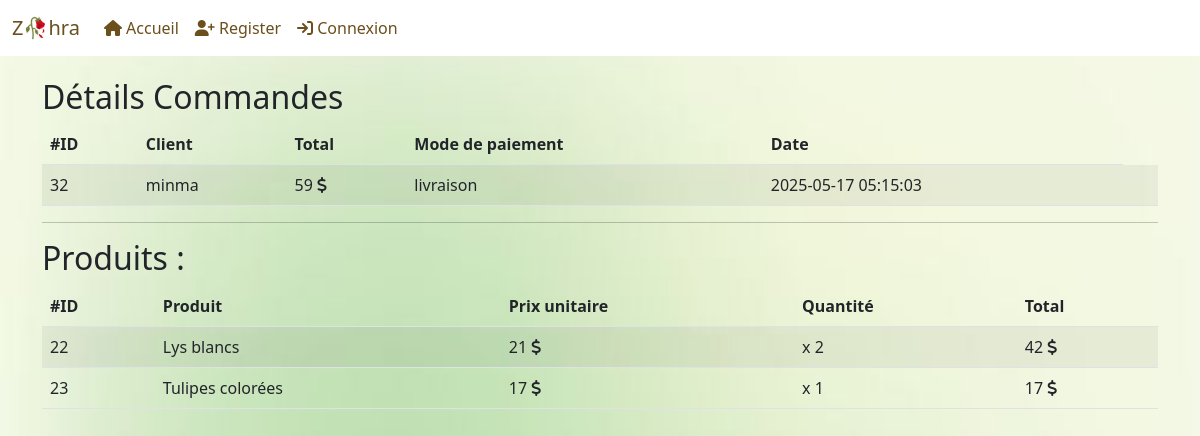
/details.php?id=32, run on the app's committed database.
### tables this page shows
CREATE TABLE `commande` (
  `id` int(11) NOT NULL,
  `id_client` int(11) NOT NULL,
  `total` decimal(10,0) NOT NULL,
  `valide` int(11) NOT NULL DEFAULT 0,
  `date_creation` datetime NOT NULL DEFAULT current_timestamp(),
  `mode_paiement` varchar(50) NOT NULL DEFAULT 'livraison'
);

CREATE TABLE `utilisateur` (
  `id` int(11) NOT NULL,
  `login` varchar(100) NOT NULL,
  `password` varchar(150) NOT NULL,
  `email` varchar(255) NOT NULL,
  `phone` varchar(11) NOT NULL,
  `date_creation` date NOT NULL
);

CREATE TABLE `ligne_commande` (
  `id` int(11) NOT NULL,
  `id_produit` int(11) NOT NULL,
  `id_commande` int(11) NOT NULL,
  `prix` decimal(10,0) NOT NULL,
  `quantite` int(11) NOT NULL,
  `total` decimal(10,0) NOT NULL
);

CREATE TABLE `produit` (
  `id` int(11) NOT NULL,
  `libelle` varchar(100) NOT NULL,
  `prix` decimal(10,0) NOT NULL,
  `discount` int(11) NOT NULL,
  `id_categorie` int(11) NOT NULL,
  `date_creation` datetime NOT NULL,
  `description` varchar(255) NOT NULL,
  `image` varchar(150) NOT NULL
);

### details.php (the view, shortened to what this page needs)
<?php
require_once 'include/database.php';
$idCommande = $_GET['id'];
$sqlState = $pdo->prepare('SELECT commande.*,utilisateur.login as "login" FROM commande
            INNER JOIN utilisateur ON commande.id_client = utilisateur.id
                                               WHERE commande.id = ?
                                               ORDER BY commande.date_creation DESC');
$sqlState->execute([$idCommande]);
$commande = $sqlState->fetch(PDO::FETCH_ASSOC);
?>
<!doctype html>
<html lang="en">
<head>
    <?php include 'include/head.php' ?>
</head>
<body>
<?php include 'include/nav.php' ?>
<div class="container py-2">
    <h2>Détails Commandes</h2>
    <table class="table table-striped table-hover">
        <thead>
        <tr>
            <th>#ID</th>
            <th>Client</th>
            <th>Total</th>
            <th>Mode de paiement</th>
            <th>Date</th>
        </tr>
        </thead>
        <tbody>
        <?php
        $sqlStateLigneCommandes = $pdo->prepare('SELECT ligne_commande.*,produit.libelle,produit.image from ligne_commande
                                                        INNER JOIN produit ON ligne_commande.id_produit = produit.id
                                                        WHERE id_commande = ?
                                                        ');
        $sqlStateLigneCommandes->execute([$idCommande]);
        $lignesCommandes = $sqlStateLigneCommandes->fetchAll(PDO::FETCH_OBJ);
        ?>
        <tr>
            <td><?php echo $commande['id'] ?></td>
            <td><?php echo $commande['login'] ?></td>
            <td><?php echo $commande['total'] ?> <i class="fa fa-solid fa-dollar"></i></td>
            <td><?php echo htmlspecialchars($commande['mode_paiement']) ?></td>
            <td><?php echo $commande['date_creation'] ?></td>
            <td>
            </td>
        </tr>
        </tbody>
    </table>
    <hr>
    <h2>Produits : </h2>
    <table class="table table-striped table-hover">
        <thead>
        <tr>
            <th>#ID</th>
            <th>Produit</th>
            <th>Prix unitaire</th>
            <th>Quantité</th>
            <th>Total</th>
        </tr>
        </thead>
        <tbody>
        <?php foreach ($lignesCommandes as $lignesCommande) : ?>
            <tr>
                <td><?php echo $lignesCommande->id ?></td>
                <td><?php echo $lignesCommande->libelle ?></td>
                <td><?php echo $lignesCommande->prix ?> <i class="fa fa-solid fa-dollar"></i></td>
                <td>x <?php echo $lignesCommande->quantite ?></td>
                <td><?php echo $lignesCommande->total ?> <i class="fa fa-solid fa-dollar"></i></td>
            </tr>
        <?php endforeach; ?>
        </tbody>
    </table>
</div>
</body>
</html>

### include/nav.php (style rules this page uses)
body { padding-top: 70px; background-image: url('images/grenii.jpg'); background-size: cover; background-position: center; background-repeat: no-repeat; background-attachment: fixed; background-color:rgba(251, 232, 246, 0.8); }

### data on the page
commande: id "32", utilisateur.login "minma", total "59", mode_paiement "livraison", date_creation "2025-05-17 05:15:03"
ligne_commande: id "22", id_produit.libelle "Lys blancs", prix "21", quantite "2", total "42"
ligne_commande: id "23", id_produit.libelle "Tulipes colorées", prix "17", quantite "1", total "17"
